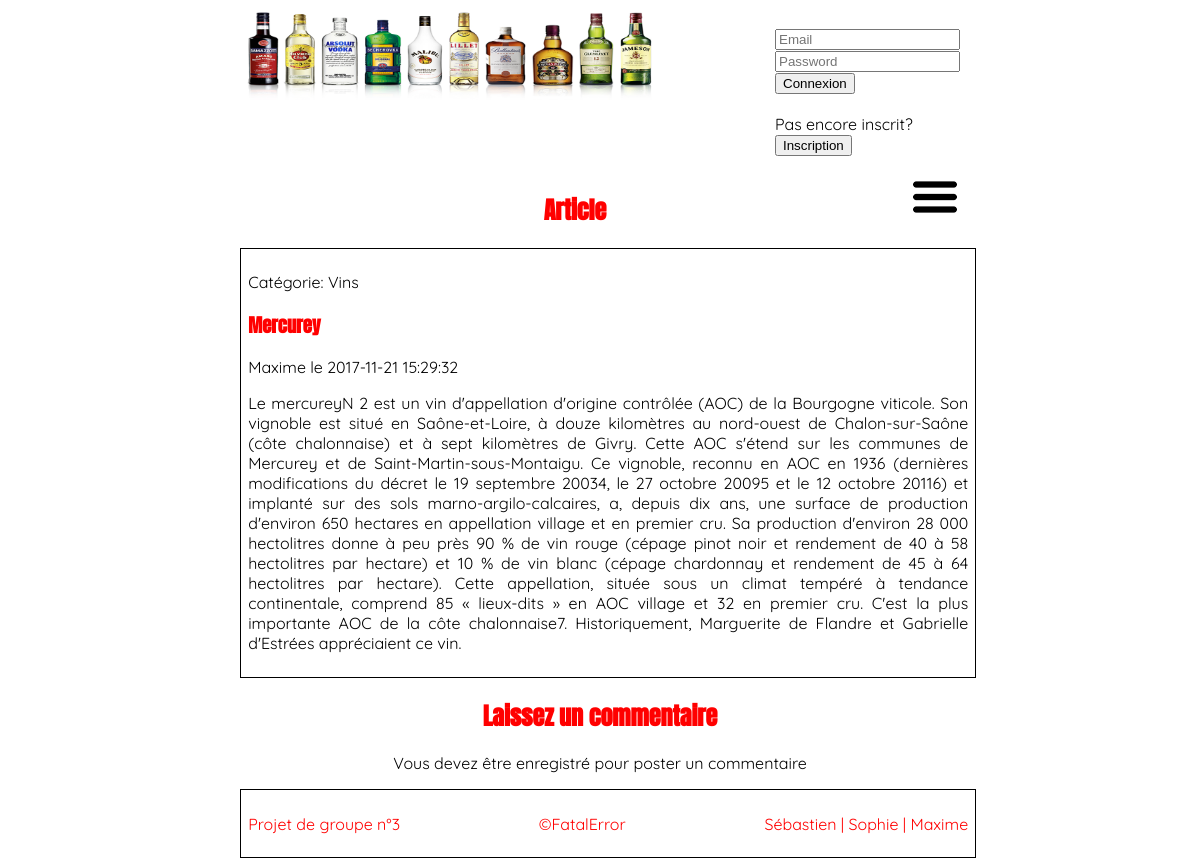
Page /?page=article&value=32 on the earlier database version.
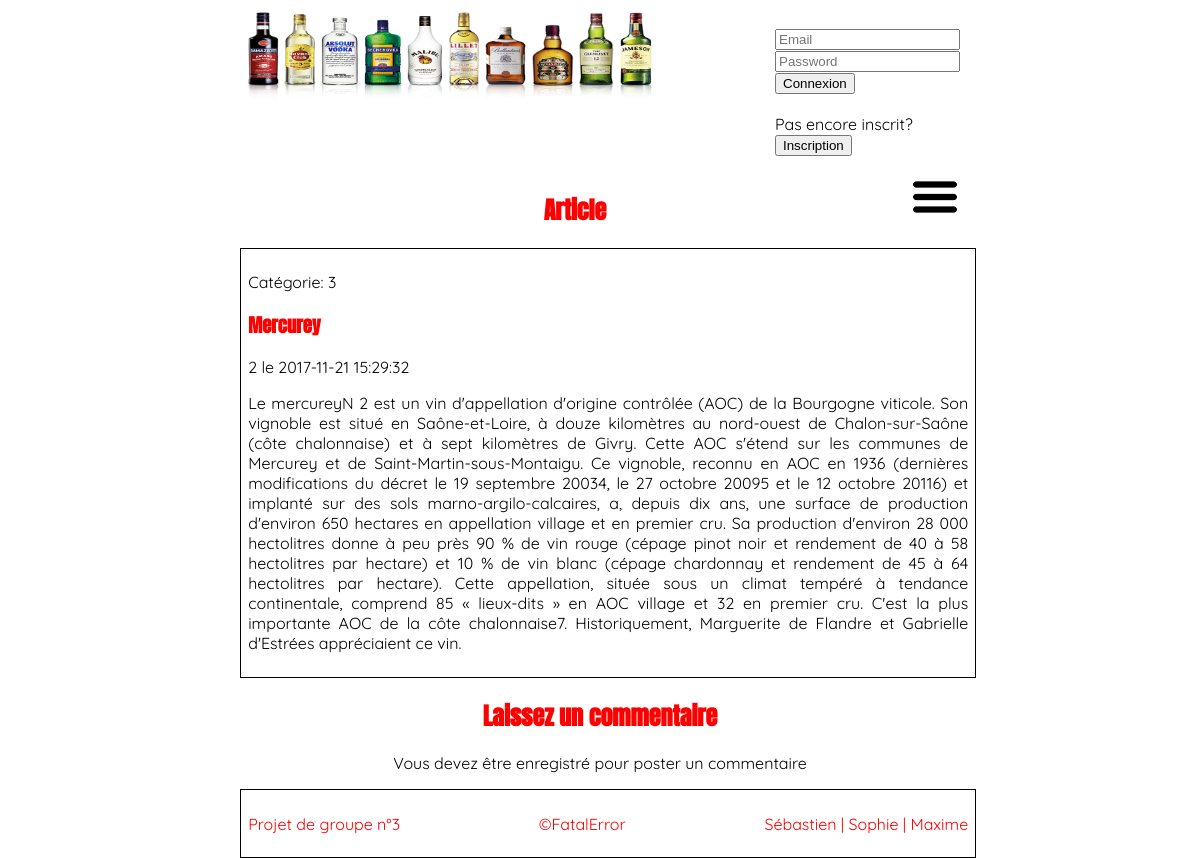
Same page on the later database version.
### tables this page shows
CREATE TABLE `article` (
  `id_article` bigint(20) NOT NULL,
  `id_categorie` varchar(50) NOT NULL,
  `id_client` varchar(50) NOT NULL,
  `titre` varchar(50) NOT NULL,
  `contenu` text NOT NULL,
  `date` timestamp NOT NULL DEFAULT CURRENT_TIMESTAMP
);

### methodes/article_class_management.php (called while the page is built, shortened)
<?php
class ArticleManager{
	private $_bdd;
    public function __construct($_bdd)
    {
        $this->_bdd = $_bdd;
    }
	public function get($id)
	{
	        $id = (int) $id;
    $q = $this->_bdd->query('SELECT id_article, id_categorie, id_client, titre, contenu, date FROM article WHERE id_article = '.$id);
    $donne = $q->fetch();
    return $donne;
	}
}
?>

### inc/aside.inc.php (the view, shortened to what this page needs)
		<?php
			require_once "./methodes/article_class_management.php";
		?>
<img src="./image/menu.png" id="menuconnecmini" class="boutonmenu">
		<?php
			require_once "./methodes/article_class_management.php";
		?>

### vues/article.php (shortened to what this page needs)
<!DOCTYPE html>
<html>
<head>
	<link rel="stylesheet" type="text/css" href="./css/style.css">
</head>
<body>
<?php
		require_once "./inc/header.inc.php";
		require_once "./inc/aside.inc.php";
?>
	<section>
			<h1>Article</h1>
			<?php
			$id = $_GET['value'];
			require_once "./methodes/article_class_management.php";
			$artisolo = new ArticleManager($bdd);
			$article = $artisolo->get($id);
			echo "<article>";
			echo "<p> Catégorie: ".$article['id_categorie']."</p>
				<h3>".$article['titre']."</h3>
				<p>".$article['id_client']." le ".$article['date']."</p>
				<p>".$article['contenu']."</p>";
				echo "</article>";
				echo "<form id='form' method='POST'>";
				if (isset($_SESSION['id'])){
					echo "<h2>Laissez un commentaire</h2><p>Vous êtes enregistré en tant que ".$_SESSION['nom']."</p>
					<textarea name='newcomment'>Ecrire un commentaire</textarea></br><input type='submit' name='postcomment' value='Poster'>
					";
				}else{
					echo "<h2>Laissez un commentaire</h2><p>Vous devez être enregistré pour poster un commentaire</p>";
				}
				echo "</form>";
			?>
	</section>
	<?php
	require_once "./inc/footer.inc.php";
?>
</body>
</html>

Differences in the rows shown:
changed article "Mercurey": id_categorie "Vins" → "3"; id_client "Maxime" → "2"
